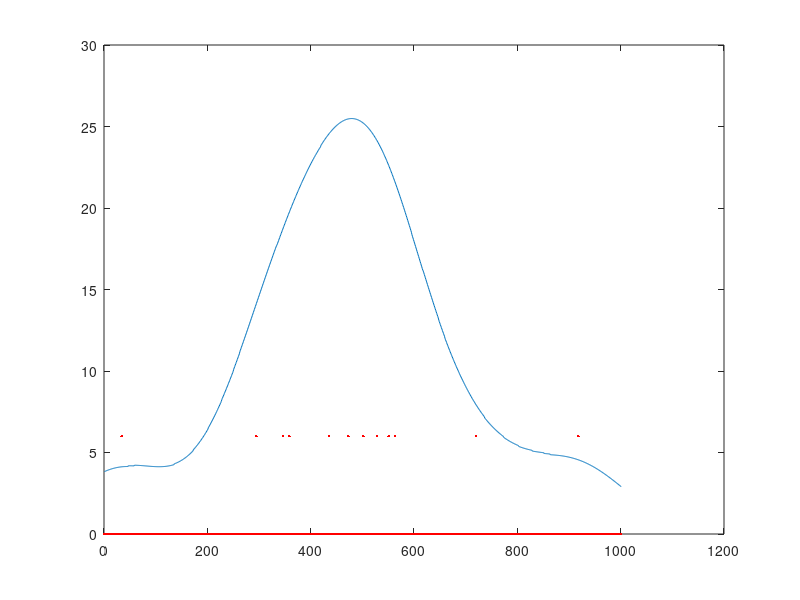

MATLAB code for this plot:
rate=10;  % firing rate of the Poisson process [Hz]
dt=1; % time between two bins (time points) [ms]
duration=1000;% duration of the spike train [ms]
% time array [ms] % generate train of Poisson spikes
t=0:dt:duration;

% generate train of Poisson spikes
spikes=zeros(size(t )); % initialize spike train array with zeros
for i=1:duration/dt % loop over the whole number of time points
    if rand<=rate/1000*dt
        spikes( i )=1; % in case uniformly distributed random number ’rand ’
        % is below threshold set by desired rate ,
        % insert a spike into ccurrent time bin
    end
    
end

sigma=1/rate*1000;	%	[ms] 
gauss_duration=3*sigma*2;	%	[ms] 
gauss_t=-gauss_duration/2:dt: gauss_duration/2;	% time vector for the window
gauss=1/sqrt(2*pi*sigma^2)*exp(-gauss_t.^2/(2*sigma^2)); 
% (d) Convolving 2 vectors can be done with the function conv
convolvedSpikes=conv(double(spikes), gauss ,	'same')*1000;

figure, plot(convolvedSpikes)

hold on
plot(1:length(spikes), spikes*6,'r.')
